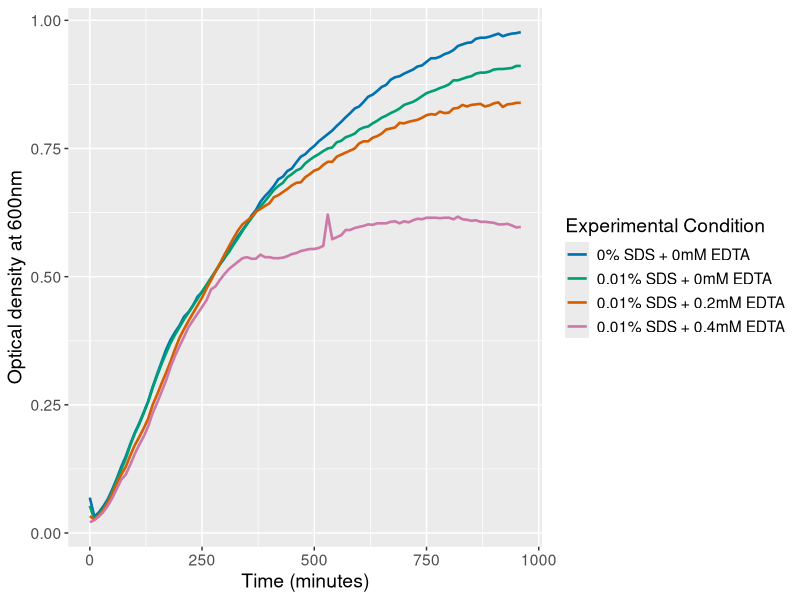

Here is the R script that generated this plot:
### supplemental growth curve - Oliver + BrkA

#install and load necessary packages
#install.packages('tidyverse') #uncomment if not installed

library(tidyverse)

#set up plot aesthetics - keep consistent across plots
x_order <- c("PC", "E0", "E2", "E4")
x_names <- c("0% SDS + 0mM EDTA", "0.01% SDS + 0mM EDTA", "0.01% SDS + 0.2mM EDTA", "0.01% SDS + 0.4mM EDTA")
colours <-c("#0072B2", "#009E73", "#D55E00", "#CC79A7")

#read data
oliverbrka <- read_csv('supp_OliverBrkA/all growth curves - OliverBrkA.csv')

#calculate technical replicate averages to get biological replicates
oliverbrka_bioreps <- oliverbrka |>
  group_by(time) |>
  summarize(PC1 = mean(PC1.1:PC1.2),
            PC2 = mean(PC2.1:PC2.2),
            PC3 = mean(PC3.1:PC3.2),
            E0.1 = mean(E0.1.1:E0.1.2),
            E0.2 = mean(E0.2.1:E0.2.2),
            E0.3 = mean(E0.3.1:E0.3.2),
            E2.1 = mean(E2.1.1:E2.1.2),
            E2.2 = mean(E2.2.1:E2.2.2),
            E2.3 = mean(E2.3.1:E2.3.2),
            E4.1 = mean(E4.1.1:E4.1.2),
            E4.2 = mean(E4.2.1:E4.2.2),
            E4.3 = mean(E4.3.1:E4.3.2))

#calculate biological replicate averages
oliverbrka_avg <- oliverbrka_bioreps |>
  group_by(time) |>
  summarize(PC = mean(PC1:PC3),
            E0 = mean(E0.1:E0.3),
            E2 = mean(E2.1:E2.3),
            E4 = mean(E4.1:E4.3)) |>
  gather(conc, od, -time) |>
  add_column(n = c(1:388)) #make column with unrepeated values for full_join to work

#calculate standard deviations
oliverbrka_sd <- oliverbrka_bioreps |>
  group_by(time) |>
  summarize(PC_sd = sd(c_across(PC1:PC3)),
            E0_sd = sd(c_across(E0.1:E0.3)),
            E2_sd = sd(c_across(E2.1:E2.3)),
            E4_sd = sd(c_across(E4.1:E4.3))) |>
  gather(conc_sd, sd, -time) |>
  add_column(n = c(1:388)) #make column with unrepeated values for full_join to work

#join od and sd and make clean dataframe
oliverbrka_clean <- full_join(oliverbrka_avg, oliverbrka_sd) |>
  select(!(n:conc_sd))

#reorder data by EDTA concentration condition
oliverbrka_clean$conc <- factor(oliverbrka_clean$conc , levels = x_order)

#plot growth curves
growth_curve_oliverbrka <- ggplot(oliverbrka_clean) +
  geom_line(aes(x = time, y = od, colour = conc), linewidth = 0.9) +
  xlab('Time (minutes)') +
  ylab('Optical density at 600nm') +
  labs(colour = 'Experimental Condition') +
  theme(text=element_text(size=14)) +
  scale_colour_discrete(type = colours,
                        labels = x_names)
growth_curve_oliverbrka
